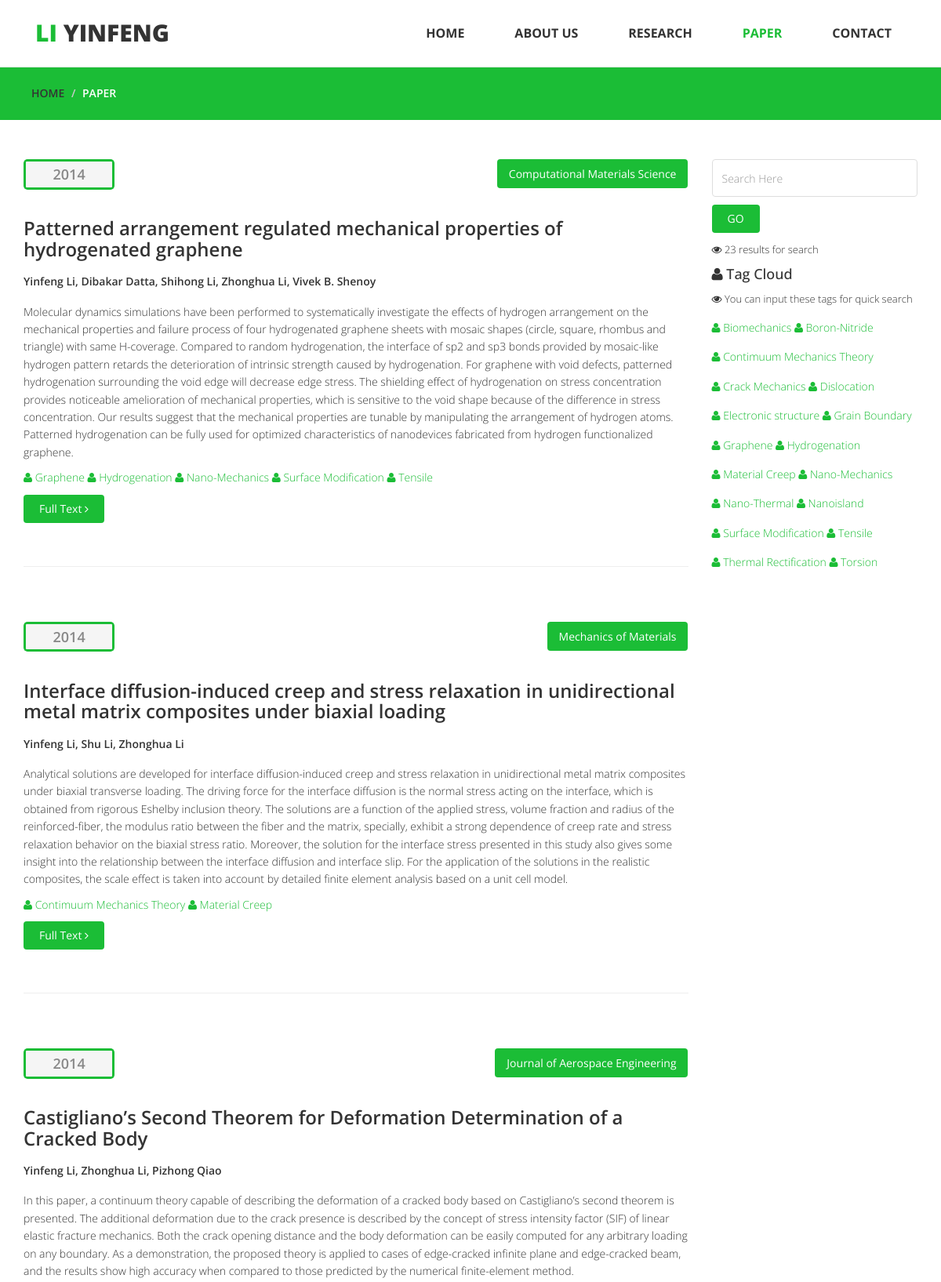
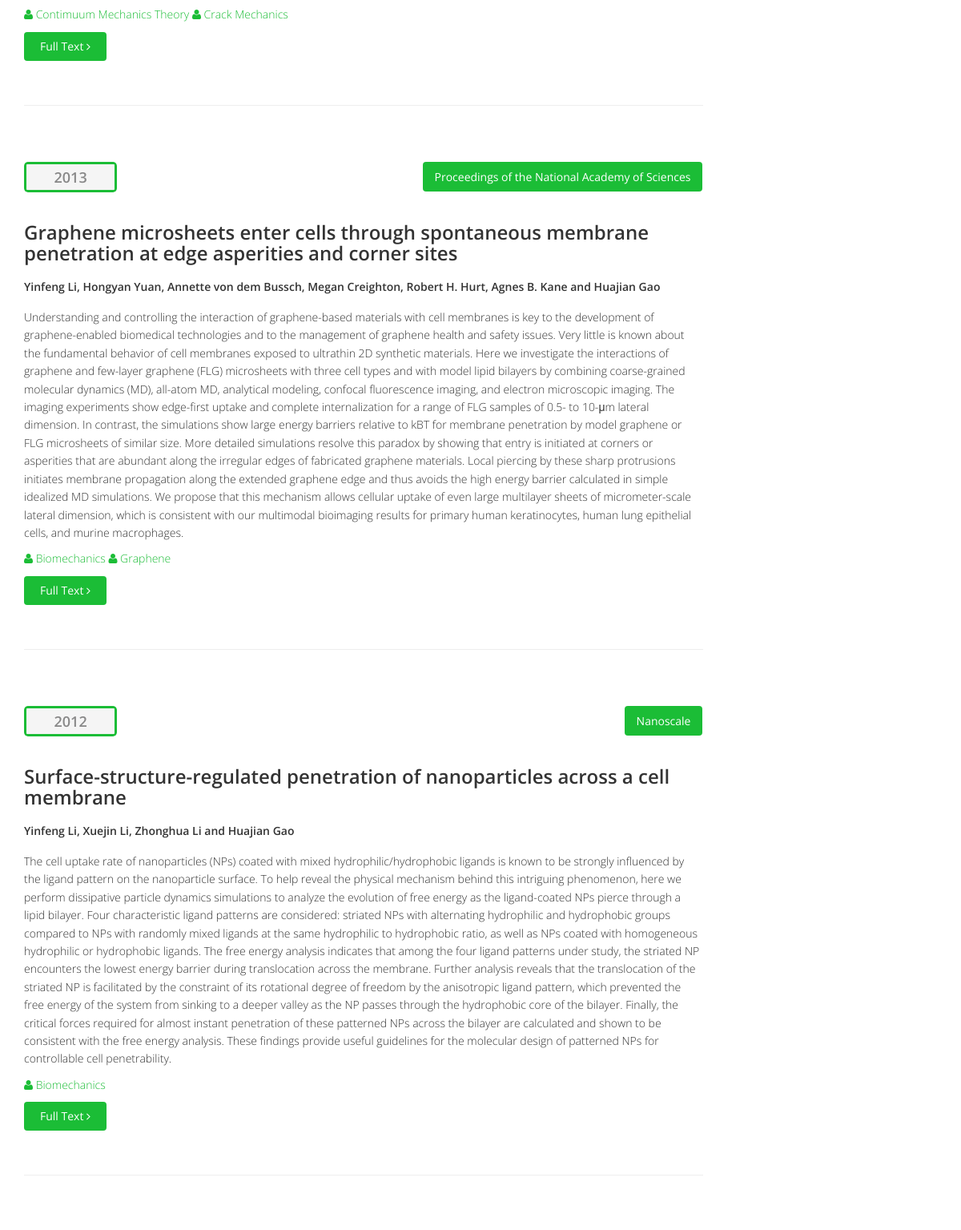
The page /base/blog.html/?page=3 (upper part) on the database its author committed (2 pictures, top to bottom).
### base/models.py (models this page shows, shortened)
@python_2_unicode_compatible
class Article(models.Model):
    column = models.ManyToManyField(Column, blank=True, null=True, verbose_name = 'belong to')
    title = models.CharField(max_length=256)
    author = models.CharField(max_length=256)
    abstract = models.TextField('abstract')
    publishment = models.CharField(max_length=256)
    upload_date = models.DateTimeField(auto_now_add=True, editable=True)
    articleurl = models.CharField(max_length=256)
    publish_year = models.IntegerField()
    class Meta:
        verbose_name = 'article'
        verbose_name_plural = 'article'
    objects = ArticleManager()

@python_2_unicode_compatible
class Column(models.Model):
    name = models.CharField('column_name', max_length=256)
    intro = models.TextField('introduction', default='')
    class Meta:
        verbose_name = 'column'
        verbose_name_plural = 'column'
        ordering = ['name']

### base/views.py (the view, shortened to what this page needs)
def blog(request):
    article_column = Column.objects.all()
    keyword = request.POST.get('searchWords')
    allArticle = Article.objects.query_by_time()
    SearchResult = []
    if keyword == None:
        SearchResult = allArticle
    if len(SearchResult) == 0:
        SearchStatus = "Error"
    else:
        SearchStatus = "Success"
    ResultAmount = len(SearchResult)
    paginator = Paginator(SearchResult, 6)  # Show n articles per page
    page = request.GET.get('page')
    try:
        contacts = paginator.page(page)
    except PageNotAnInteger:
        contacts = paginator.page(1)
    except EmptyPage:
        contacts = paginator.page(paginator.num_pages)
    return render(request, 'blog.html', {"keyword": keyword,
                                                "Contacts": contacts,
                                                "SearchStatus": SearchStatus,
                                                "ResultAmount": ResultAmount,
                                         "article_column":article_column})

### base/models.py (called while the page is built)
    def query_by_time(self):
        query = self.get_queryset().order_by('-publish_year')
        return query

### templates/blog.html (shortened to what this page needs)
<!DOCTYPE html>
<html lang="en">
  <head>
    {% load staticfiles %}
    <link href="{% static "css/bootstrap.min.css" %}" rel="stylesheet">
	<link rel="stylesheet" href="{% static "css/font-awesome.min.css" %}">
	<link rel="stylesheet" href="{% static "css/animate.css" %}">
	<link href="{% static "css/prettyPhoto.css" %}" rel="stylesheet">
	<link href="{% static "css/style.css" %}" rel="stylesheet" />
  </head>
  <body>
	<header>
		<nav class="navbar navbar-default navbar-fixed-top" role="navigation">
			<div class="navigation">
				<div class="container">
					<div class="navbar-header">
						<div class="navbar-brand">
							<a href="/base/index.html"><h1><span>Li </span>Yinfeng</h1></a>
						</div>
					</div>
					<div class="navbar-collapse collapse">
						<div class="menu">
							<ul class="nav nav-tabs" role="tablist">
								<li role="presentation"><a href="/base/index.html">Home</a></li>
								<li role="presentation"><a href="/base/about.html">About Us</a></li>
								<li role="presentation"><a href="/base/services.html">Research</a></li>
								<li role="presentation"><a href="/base/blog.html"  class="active">Paper</a></li>
								<li role="presentation"><a href="/base/contact.html">Contact</a></li>
							</ul>
						</div>
					</div>
				</div>
			</div>
		</nav>
	</header>
	<div id="breadcrumb">
		<div class="container">
			<div class="breadcrumb">
				<li><a href="/base/index.html">Home</a></li>
				<li>Paper</li>
			</div>
		</div>
	</div>
	<section id="blog" class="container">
        <div class="blog">
            <div class="row">
                 <div class="col-md-9">
                     {% if SearchStatus == "Success" %}
                     {% for article in Contacts %}
                     <div class="blog-item">
                        <div class="row">
                            <div class="col-xs-12 col-sm-2">
                                <div class="entry-meta">
                                    <span id="publish_date">{{ article.publish_year }}</span>
                                </div>
                            </div>
                            <div class="col-xs-12 col-sm-10 blog-content">
                                <ul class="tag-cloud">
                                    <li><a class="btn btn-xs btn-primary">{{ article.publishment}}</a></li>
                                </ul>
                            </div>
                            <div class="col-xs-12  blog-content">
                                <h4>{{ article.title }}</h4>
                                <h5>{{ article.author}}</h5>
                                <p>{{ article.abstract}}</p>
                                <p>
                                    {% for column in article.column.all %}
                                    <span id="column"><i class="fa fa-user"></i> {{ column.name }} </span>
                                {% endfor %}
                                </p>
                                <p><a href="{{ article.articleurl }}" target="_blank" class="btn btn-primary readmore" >Full Text <i class="fa fa-angle-right"></i></a></p>
                            </div>
                        </div>
                    <hr>
                    </div>
                     {% endfor %}
                     {% endif %}
                </div>
                <div class="col-md-3">
                    <div class="widget search">
                        <form role="form" method="POST">
                            <input type="text" name="searchWords" class="form-control search_box" autocomplete="off" placeholder="Search Here" value="">
                            <input type="submit" class="btn btn-primary subbotton" value="GO"/>
                        </form>
                        <p><i class="fa fa-eye"></i> {{ ResultAmount }} results for search</p>
                        <h4><i class="fa fa-user"></i> Tag Cloud</h4>
                        <p><i class="fa fa-eye"></i> You can input these tags for quick search</p>
                        <ul class="tag-cloud">
                            {% for column in article_column %}
                            <li id="column"><i class="fa fa-user"></i> {{ column.name }} </li>
                            {% endfor %}
                        </ul>
                    </div>
    			</div>
            </div>
        </div>
    </section>
  </body>
</html>

### static/css/style.css (style rules this page uses)
body { font-family:'Open Sans', Arial, sans-serif; font-size:14px; font-weight:300; line-height:1.6em; color:#fff; background-color:#fff; overflow-x:hidden; }
hi,h2,h3,h4,h5,h6 { color:#333; line-height:1.1em; }
p { color:#333; font-size:13px; }
a { text-decoration:none; transition: all 0.1s ease-in-out; -moz-transition: all 0.1s ease-in-out; -webkit-transition: all 0.1s ease-in-out; -o-transition: all 0.1s ease-in-out; outline: none; color:#333; }
.btn-primary { padding: 8px 20px; background: #1BBD36; color: #fff; border-radius: 4px; border:none; margin-top: 0px; }
#breadcrumb { background-color: #1BBD36; margin-top: -20px; }
.breadcrumb { list-style: none; background-color: #1BBD36; border-radius: 0px; padding:3px 10px; }
.breadcrumb li { text-transform:uppercase; margin-top:125px; font-weight:600; }
.navigation { background-color:#fff; padding:0; }
.navbar-brand h1 { margin-top:5px; padding-top:5px; float: left; font-size: 30px; color:#333; text-transform:uppercase; font-weight:900; }
.navbar-brand h1 span { color: #1BBD36; }
.menu { font-size:12px; float:right; text-transform:uppercase; font-weight:700; }
.menu ul.nav-tabs li { color:#000; }
.nav-tabs { border-bottom: 0; }
.nav-tabs > li { float: left; margin-bottom: 0; }
.nav-tabs > li > a { font-size:16px; border-radius:0; color:#333; padding:30px; }
.nav-tabs > li > a.active { color: #1BBD36; border-radius:0; transition: all 0.3s ease-in-out; -moz-transition: all 0.3s ease-in-out; -webkit-transition: all 0.3s ease-in-out; -o-transition: all 0.3s ease-in-out; }
#blog { margin-top:50px; }
#blog ul { float: right; }
.widget { margin-bottom: 10px; padding-left: 0; }
.blog-item { border-radius: 0; overflow: hidden; margin-bottom: 50px; }
.blog .blog-item .blog-content { padding-bottom: 25px; }
.readmore { margin-top: 0; }
.subbotton { margin-top: 10px; }
.blog .blog-item .blog-content h4 { margin-bottom: 20px; font-weight: 600; font-size: 24px; }
.blog .blog-item .blog-content h5 { margin-bottom: 20px; font-weight: 600; }
.blog .blog-item .blog-content p { font-size: 14px; }
.blog .blog-item .entry-meta { border-radius: 5px; overflow: hidden; }
.blog .blog-item .entry-meta > span { background: #f5f5f5; border-top: 1px solid #fff; display: block; font-size: 18px; font-weight: 600; overflow: hidden; padding: 5px; text-align: left; }
#publish_date { background: #f5f5f5; border: 3px solid #1BBD36; border-radius: 4px; color: #888; padding: 5px 0; text-align: center; }
#column { font-size: 14px; background: #fff; color: #1BBD36; padding: 5px 0; text-align: center; margin-bottom: 5px; }
.blog .blog-item .entry-meta > span { color: #ccc; }
.search_box { background-image: url("../images/search_icon.png"); background-position: 314px 15px; background-repeat: no-repeat; border-color: #DEDEDE; height: 48px; outline: medium none; box-shadow: none; }
ul.tag-cloud, ul.sidebar-gallery { list-style: none; padding: 0; margin: 0; }
.tag-cloud li { display: inline-block; margin-bottom: 3px; }
.tag-cloud li a { font-size: 14px; background: #1BBD36; color: #fff; border: 0; border-radius: 4px; padding: 8px 15px; }

### rows shown on the page
Article: publish_year "2014", publishment "Computational Materials Science", title "Patterned arrangement regulated mechanical properties of hydrogenated graphene", author "Yinfeng Li, Dibakar Datta, Shihong Li, Zhonghua Li, Vivek B. Shenoy", abstract "Molecular dynamics simulations have been performed to systematically investigate the effects of hydrogen arrangement on the mechanical properties and failure process of four hydrogenated graphene sheets with mosaic shapes (circle, square, rhombus and triangle) with same H-coverage. Compared to random hydrogenation, the interface of sp2 and sp3 bonds provided by mosaic-like hydrogen pattern retards the deterioration of intrinsic strength caused by hydrogenation. For graphene with void defects, patterned hydrogenation surrounding the void edge will decrease edge stress. The shielding effect of hydrogenation on stress concentration provides noticeable amelioration of mechanical properties,…"
Column: name "Graphene"
Column: name "Hydrogenation"
Column: name "Nano-Mechanics"
Column: name "Surface Modification"
Column: name "Tensile"
Article: publish_year "2014", publishment "Mechanics of Materials", title "Interface diffusion-induced creep and stress relaxation in unidirectional metal matrix composites under biaxial loading", author "Yinfeng Li, Shu Li, Zhonghua Li", abstract "Analytical solutions are developed for interface diffusion-induced creep and stress relaxation in unidirectional metal matrix composites under biaxial transverse loading. The driving force for the interface diffusion is the normal stress acting on the interface, which is obtained from rigorous Eshelby inclusion theory. The solutions are a function of the applied stress, volume fraction and radius of the reinforced-fiber, the modulus ratio between the fiber and the matrix, specially, exhibit a strong dependence of creep rate and stress relaxation behavior on the biaxial stress ratio. Moreover, the solution for the interface stress presented in this study also gives some insight into the…"
Column: name "Contimuum Mechanics Theory"
Column: name "Material Creep"
Article: publish_year "2014", publishment "Journal of Aerospace Engineering", title "Castigliano’s Second Theorem for Deformation Determination of a Cracked Body", author "Yinfeng Li, Zhonghua Li, Pizhong Qiao", abstract "In this paper, a continuum theory capable of describing the deformation of a cracked body based on Castigliano’s second theorem is presented. The additional deformation due to the crack presence is described by the concept of stress intensity factor (SIF) of linear elastic fracture mechanics. Both the crack opening distance and the body deformation can be easily computed for any arbitrary loading on any boundary. As a demonstration, the proposed theory is applied to cases of edge-cracked infinite plane and edge-cracked beam, and the results show high accuracy when compared to those predicted by the numerical finite-element method."
Column: name "Crack Mechanics"
Article: publish_year "2013", publishment "Proceedings of the National Academy of Sciences", title "Graphene microsheets enter cells through spontaneous membrane penetration at edge asperities and corner sites", author "Yinfeng Li, Hongyan Yuan, Annette von dem Bussch, Megan Creighton, Robert H. Hurt, Agnes B. Kane and Huajian Gao", abstract "Understanding and controlling the interaction of graphene-based materials with cell membranes is key to the development of graphene-enabled biomedical technologies and to the management of graphene health and safety issues. Very little is known about the fundamental behavior of cell membranes exposed to ultrathin 2D synthetic materials. Here we investigate the interactions of graphene and few-layer graphene (FLG) microsheets with three cell types and with model lipid bilayers by combining coarse-grained molecular dynamics (MD), all-atom MD, analytical modeling, confocal fluorescence imaging, and electron microscopic imaging. The imaging experiments show edge-first uptake and complete…"
Column: name "Biomechanics"
Article: publish_year "2012", publishment "Nanoscale", title "Surface-structure-regulated penetration of nanoparticles across a cell membrane", author "Yinfeng Li, Xuejin Li, Zhonghua Li and Huajian Gao", abstract "The cell uptake rate of nanoparticles (NPs) coated with mixed hydrophilic/hydrophobic ligands is known to be strongly influenced by the ligand pattern on the nanoparticle surface. To help reveal the physical mechanism behind this intriguing phenomenon, here we perform dissipative particle dynamics simulations to analyze the evolution of free energy as the ligand-coated NPs pierce through a lipid bilayer. Four characteristic ligand patterns are considered: striated NPs with alternating hydrophilic and hydrophobic groups compared to NPs with randomly mixed ligands at the same hydrophilic to hydrophobic ratio, as well as NPs coated with homogeneous hydrophilic or hydrophobic ligands. The free…"
Column: name "Boron-Nitride"
Column: name "Dislocation"
Column: name "Electronic structure"
Column: name "Grain Boundary"
Column: name "Nano-Thermal"
Column: name "Nanoisland"
Column: name "Thermal Rectification"
Column: name "Torsion"

### other values the page prints
{{ ResultAmount }} "23"
